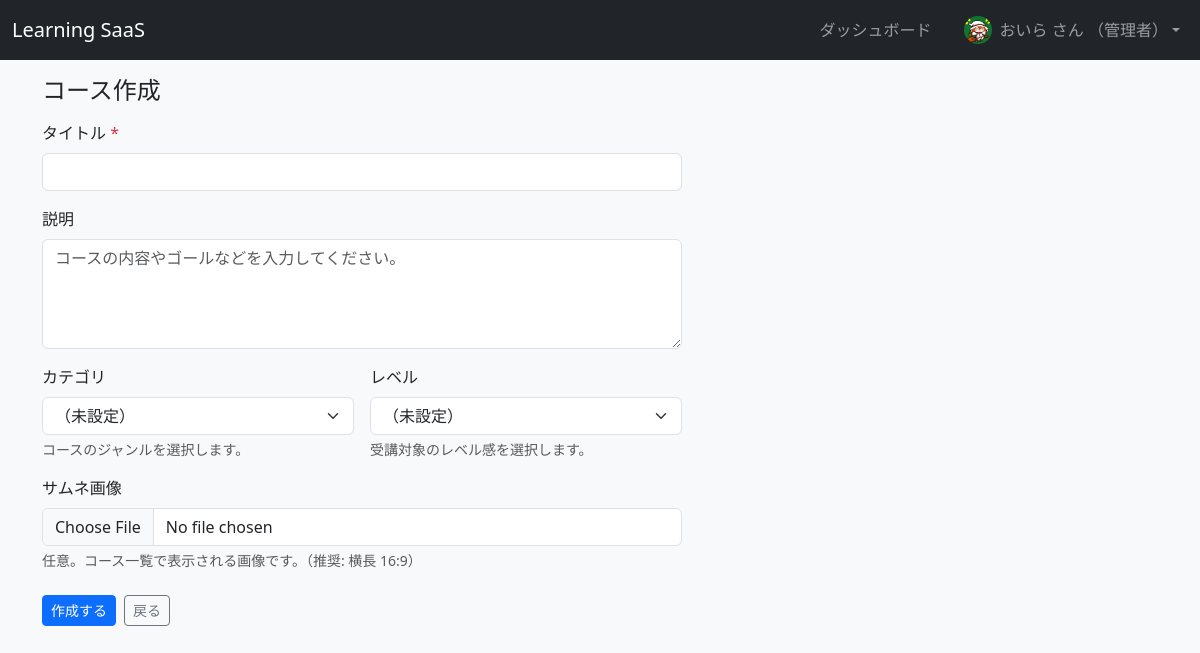
Screenshot of /courses/create (signed in) with the database file from the repository.
### app/models.py (models this page shows)
class UserProfile(db.Model):
    __tablename__ = "user_profiles"
    id = db.Column(db.Integer, primary_key=True)
    user_id = db.Column(
        db.Integer, db.ForeignKey("users.id"), nullable=False, unique=True
    )
    display_name = db.Column(db.String(100), nullable=True)
    avatar_filename = db.Column(db.String(255), nullable=True)
    weekly_goal_lessons = db.Column(db.Integer, nullable=True)
    user = db.relationship("User", back_populates="profile")

### app/main.py (the view, shortened to what this page needs)
@bp.route("/courses/create", methods=["GET", "POST"])
@login_required
def create_course():
    if current_user.role != "admin":
        flash("コース作成は管理者のみ可能です。", "danger")
        return redirect(url_for("main.index"))
    return render_template("courses/create.html")

### app/models.py (called while the page is built)
@login_manager.user_loader
def load_user(user_id: str):
    return User.query.get(int(user_id))

    @property
    def display_name(self) -> str:
        if self.profile and self.profile.display_name:
            return self.profile.display_name
        return self.username

### app/templates/courses/create.html (shortened to what this page needs)
{% extends "base.html" %}
{% block content %}
  <h1 class="h4 mb-3">コース作成</h1>
  <form method="post" enctype="multipart/form-data" class="vstack gap-3" style="max-width: 640px;">
    <div>
      <label class="form-label">タイトル <span class="text-danger">*</span></label>
      <input type="text" name="title" class="form-control" required>
    </div>
    <div>
      <label class="form-label">説明</label>
      <textarea name="description" class="form-control" rows="4"
                placeholder="コースの内容やゴールなどを入力してください。"></textarea>
    </div>
    <div class="row g-3">
      <div class="col-md-6">
        <label class="form-label">カテゴリ</label>
        <select name="category" class="form-select">
          <option value="">（未設定）</option>
        </select>
        <div class="form-text">
          コースのジャンルを選択します。
        </div>
      </div>
      <div class="col-md-6">
        <label class="form-label">レベル</label>
        <select name="level" class="form-select">
          <option value="">（未設定）</option>
        </select>
        <div class="form-text">
          受講対象のレベル感を選択します。
        </div>
      </div>
    </div>
    <div>
      <label class="form-label">サムネ画像</label>
      <input type="file" name="thumbnail" class="form-control">
      <div class="form-text">
        任意。コース一覧で表示される画像です。（推奨: 横長 16:9）
      </div>
    </div>
    <div class="d-flex gap-2 mt-2">
      <button class="btn btn-primary btn-sm">作成する</button>
      <a href="{{ url_for('main.index') }}" class="btn btn-outline-secondary btn-sm">
        戻る
      </a>
    </div>
  </form>
{% endblock %}

### app/templates/base.html (shortened to what this page needs)
<!doctype html>
<html lang="ja">
  <head>
    <link
      href="https://cdn.jsdelivr.net/npm/bootstrap@5.3.3/dist/css/bootstrap.min.css"
      rel="stylesheet"
    >
  </head>
  <body class="bg-light">
    <nav class="navbar navbar-expand-lg navbar-dark bg-dark mb-3">
      <div class="container-fluid">
        <a class="navbar-brand" href="{{ url_for('main.index') }}">Learning SaaS</a>
        <div class="collapse navbar-collapse justify-content-end" id="navbarMain">
          <ul class="navbar-nav align-items-center mb-2 mb-lg-0">
            {% if current_user.is_authenticated %}
              <li class="nav-item me-3">
                <a class="nav-link" href="{{ url_for('main.dashboard') }}">ダッシュボード</a>
              </li>
              <li class="nav-item dropdown">
                <a
                  class="nav-link dropdown-toggle d-flex align-items-center"
                  href="#"
                  id="userDropdown"
                  role="button"
                  data-bs-toggle="dropdown"
                  aria-expanded="false"
                >
                  {% if current_user.profile and current_user.profile.avatar_filename %}
                    <img
                      src="{{ url_for('static', filename='uploads/avatars/' ~ current_user.profile.avatar_filename) }}"
                      alt="avatar"
                      class="rounded-circle me-2"
                      style="width: 28px; height: 28px; object-fit: cover;"
                    >
                  {% endif %}
                  <span>
                    {{ current_user.display_name }} さん
                    {% if current_user.role == "admin" %}
                      （管理者）
                    {% endif %}
                  </span>
                </a>
              </li>
            {% else %}
              <li class="nav-item">
                <a class="nav-link" href="{{ url_for('auth.login') }}">ログイン</a>
              </li>
            {% endif %}
          </ul>
        </div>
      </div>
    </nav>
    <main class="container mb-5">
      {% block content %}{% endblock %}
    </main>
  </body>
</html>

### rows the page displays
UserProfile: avatar_filename (picture), display_name "おいら"
